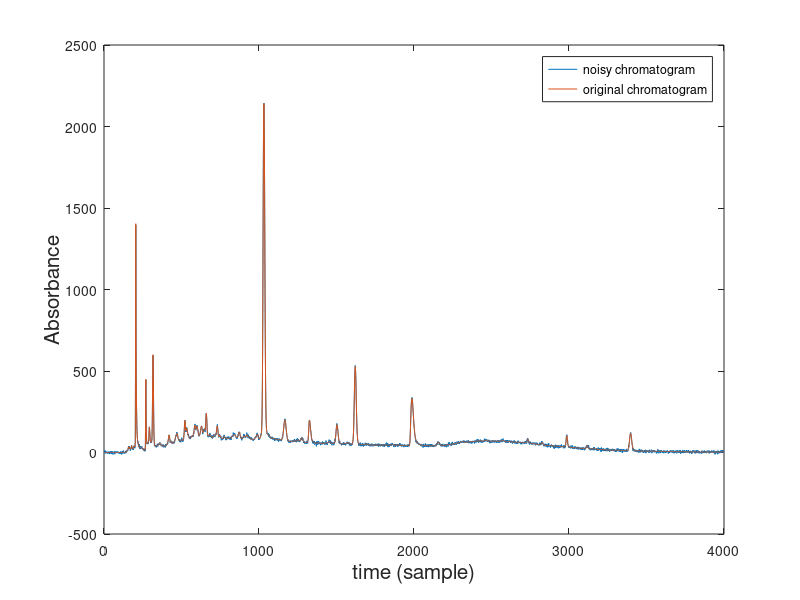

MATLAB code for this plot: (Note: this script raises an error after producing the figure.)
%% Demonstration script for "Automated tuning of denoising algorithms for noise removal in liquid chromatography"
% This script gives an example use case of the different smoother-tuner combinations on an example chromatogram 
%% Load data
% data comes from paper 'Baseline correction using adaptive iteratively
% reweighted penalized least squares' by Zhi-Min Zhang, Shan Chena and Yi-Zeng Liang  
% addition of gaussian noise
clear
% add path to data and functions 
%addpath('...')

load noise.mat
load chromatograms.mat;

% original chromatogram
x = X(:,5);
% add gaussian noise 
y = x + noise * 1;

% show noisy chromatogram
figure 
plot(y)
hold on 
plot(x)
xlabel('time (sample)','FontSize',15)
ylabel('Absorbance','FontSize',15)
legend('noisy chromatogram','original chromatogram')

%% Initialization of parameter range
% parameter range for Savitzky-Golay filter
SG_ws = 5:2:53;
% parameter range for Whittaker smoother
WS_lambdas = logspace(-3,5,25);
% parameter range for SASS
SASS_lambdas = logspace(-3,5,25);
% parameter range for BEADS
BEADS_alphas = logspace(-3,3,25);
%% Initialization of estimator type
% select estimator type : 'median' or 'mean'
type = 'median';
%% Autocorrelation %%
% autocorrelation function as parameter tuner 
%% Auto-SG
% autocorrelation function in combination with Savitzky-Golay filter
tic
z = autoCorrSG(y,SG_ws,type);
toc
figure 
plot(y,'b')
hold on 
plot(z,'r')
hold on
plot(x)
legend('noisy','estimated ','origin')
title("Auto-SG median estimator")
%% Auto-WS
% autocorrelation function in combination with Whittaker smoother
tic
z = autoCorrWS(y,WS_lambdas,type);
toc
figure 
plot(y,'b')
hold on 
plot(z,'r')
hold on
plot(x)
legend('noisy','estimated','origin')
title("Auto-WS median estimator")
%% Auto-SASS
% autocorrelation function in combination with SASS
tic
z = autoCorrSASS(y,SASS_lambdas,type);
toc
figure 
plot(y,'b')
hold on 
plot(z,'r')
hold on
plot(x)
legend('noisy','estimated','origin')
title("Auto-SASS median estimator")
%% Auto-BEADS
% autocorrelation function in combination with BEADS
tic
[z,b] = autoCorrBEADS(y,BEADS_alphas,type);
toc;
figure 
plot(y,'b')
hold on 
plot(z+b,'r')
hold on
plot(x)
legend('noisy','estimated','origin')
title("Auto-BEADS median estimator")

%% Cross - validation %%
% Cross-validation as parameter tuner 
% choose number of folds
K = 10;
%% CV-SG
% cross-validation in combination with Savitzky-Golay filter
tic
[z]= CVSG(y,SG_ws, K,type);
toc
figure
plot(z)
hold on
plot(y)
hold on
plot(x)
legend('estimated','noisy','origin')
title('CV-SG median estimator')
%% CV-WS
% cross-validation in combination with Whittaker smoother
tic
[z] = CVWS(y,WS_lambdas, K, type);
toc
figure
plot(z)
hold on
plot(y)
hold on
plot(x)
legend('estimated','noisy','origin')
title('CV-WS median estimator')
%% CV-SASS
% cross-validation in combination with SASS
tic
z = CVSASS(y,SASS_lambdas,K,type);
toc
figure
plot(z)
hold on
plot(y)
hold on
plot(x)
legend('estimated','noisy','origin')
title('CV-SASS median estimator')
%% CV-BEADS
% cross-validation in combination with BEADS
tic
[z,b] = CVBEADS(y,BEADS_alphas,K,type);
toc;
figure
plot(z+b)
hold on
plot(y)
hold on
plot(x)
legend('estimated','noisy','origin')
title('CV-BEADS median estimator')
%% V-curve %%
% V-curve as parameter tuner
%% V-Curve-WS
% V-curve in combination with Whittaker smoother
tic
z = VcurveWS(y,WS_lambdas);
toc
figure 
plot(y,'b')
hold on 
plot(z,'r')
hold on
plot(x)
legend('noisy','estimated','origin')
title("V-Curve-WS median estimator")
%% V-Curve-SASS
% V-curve in combination with SASS
tic
z = VcurveSASS(y,SASS_lambdas);
toc
figure 
plot(y,'b')
hold on 
plot(z,'r')
hold on
plot(x)
legend('noisy','estimated','origin')
title("V-Curve-SASS median estimator")
%% LV-Curve-BEADS
% V-curve in combination with BEADS
tic
[z,b] = VcurveBEADS(y,BEADS_alphas);
toc
figure 
plot(y,'b')
hold on 
plot(z+b,'r')
hold on
plot(x)
legend('noisy','estimated','origin')
title('V-Curve-BEADS median estimator')
%% residual Variance %%
% residual variance as parameter tuner 
%% RV-SG
% residual variance in combination with Savitzky-Golay filter
tic
z = resVarSG(y,SG_ws,type);
toc
figure 
plot(y,'b')
hold on 
plot(z,'r')
hold on
plot(x)
legend('noisy','estimated','origin')
title("RV-SG median estimator")
%% RV-WS
% residual variance in combination with Whittaker smoother
tic
z = resVarWS(y,WS_lambdas,type);
toc
figure 
plot(y,'b')
hold on 
plot(z,'r')
hold on
plot(x)
legend('noisy','estimated','origin')
title("RV-WS median estimator")
%% RV-SASS
% residual variance in combination with SASS
tic
z = resVarSASS(y,SASS_lambdas,type);
toc
figure 
plot(y,'b')
hold on 
plot(z,'r')
hold on
plot(x)
legend('noisy','estimated','origin')
title("RV-SASS median estimator")
%% RV-BEADS
% residual variance in combination with BEADS
tic
[z,b] = resVarBEADS(y,BEADS_alphas,type);
toc
figure 
plot(y,'b')
hold on 
plot(z+b,'r')
hold on
plot(x)
legend('noisy','estimated','origin')
title("RV-BEADS median estimator") 
